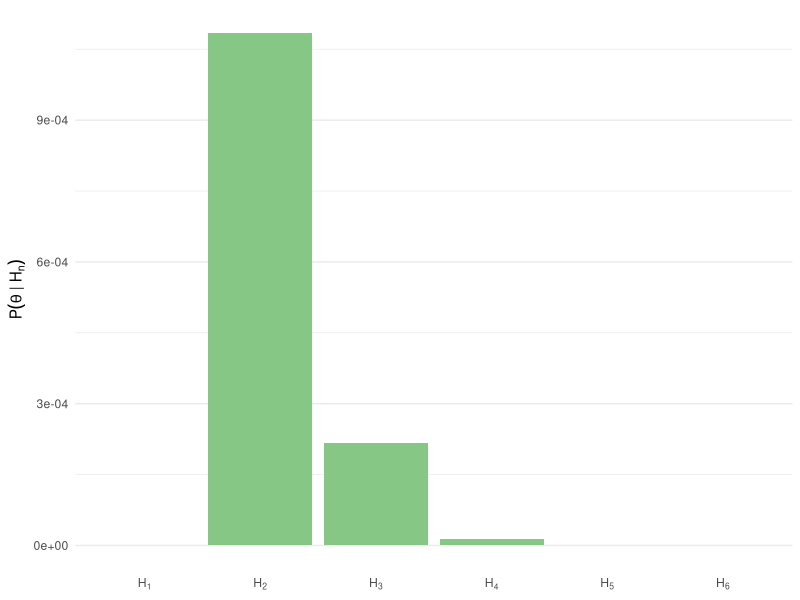

The R source for this figure:
## ---- chunk 1
#| echo: false

tibble::tribble(
  ~"Notacja"                                     , ~"Wyjaśnienie"                                                                                        ,
  "$P(A)$"                                       , "Prawdopodobieństwo A"                                                                                ,
  "$P(A \\cap B)$"                               , "Prawdopodobieństwo A i jednocześnie B"                                                               ,
  "$P(\\text{grypa} \\cap \\text{szczepionka})$" , "Prawdopodobieństwo, że ktoś i ma grypę, i się szczepił (odsetek takich osób w całej populacji)"      ,
  "$P(A \\mid B)$"                               , "Prawdopodobieństwo A jeśli B (albo wśród spełniających warunek B)"                                   ,
  "$P(\\text{grypa} \\mid \\text{szczepionka})$" , "Prawdopodobieństwo grypy jeśli się ktoś zaszczepił (odsetek zachorowań tylko wśród szczepionych)"    ,
  "$P(\\lnot A)$"                                , "Prawdopodobieństwo, że nie A (czyli $1 - P(A)$)"                                                     ,
  "$P(\\lnot \\text{grypa})$"                    , "Prawdopodobieństwo, że ktoś nie ma grypy (jest zdrowy, łączny odsetek zdrowych w populacji)"         ,
  "$O(A)$"                                       , "Szansa na A, czyli na ile A jest bardziej prawdopodobne od alternatyw ($\\frac{P(A)}{P(\\lnot A)}$)"
) |>
  knitr::kable()
## ---- chunk 2
#| echo: false

tibble::tribble(
  ~"BF"    , ~"Interpretacja"                            ,
  "< 1"    , "Odwróć ułamek i sprawdź jeszcze raz"       ,
  "1"      , "Brak dowodów, posterior wygląda jak prior" ,
  "1-3"    , "Dowody słabe, anegdotyczne"                ,
  "3-10"   , "Dowody umiarkowane"                        ,
  "10-30"  , "Dowody silne"                              ,
  "30-100" , "Dowody bardzo silne"                       ,
  "> 100"  , "Dowody ekstremalnie silne"
) |>
  knitr::kable()
## ---- chunk 3
#| code-fold: false

posterior_from_bf <- function(prior, bf) {
  bf * prior / (bf * prior + 1 - prior)
}

posterior_from_bf(0.3, 3.3)
## ---- chunk 4
#| code-fold: true
#| title: "Kod w R symulujący rzut kośćmi"

set.seed(42 * 2137)
my_number <- 2

throws <- sample(1:6, 10, replace = TRUE) # 4 6 6 2 5 6 4 4 5 1
throws_recoded <- dplyr::case_when(
  throws < my_number ~ "M",
  throws == my_number ~ "R",
  throws > my_number ~ "W"
)
## ---- chunk 5
#| code-fold: true
#| warning: false

library(dplyr)
library(gmp) # do ułamków zwykłych

tc <- table(throws_recoded)

H_compare <- tibble(assumed_number = 1:6) %>%
  mutate(
    P_M = paste0(assumed_number - 1, "/", 6),
    P_R = "1/6",
    P_W = paste0(6 - assumed_number, "/", 6),
    calc = glue::glue(
      "(\\frac{<numerator(P_M)>}{6})^{<tc['M']>} \\times (\\frac{<numerator(P_R)>}{6})^{<tc['R']>} \\times (\\frac{<numerator(P_W)>}{6})^{<tc['W']>}",
      .open = "<",
      .close = ">"
    )
  ) %>%
  rowwise() %>%
  mutate(
    P_theta = as.numeric(
      as.bigq(P_M)^tc["M"] * as.bigq(P_R)^tc["R"] * as.bigq(P_W)^tc["W"]
    )
  ) %>%
  ungroup()

H_compare_for_kable <- H_compare %>%
  mutate(
    assumed_number = paste0("H_", assumed_number),
    across(P_M:P_W, \(x) {
      paste0("\\frac{", x, "}") |> stringr::str_replace("/", "}{")
    }),
    across(assumed_number:calc, \(x) paste0("$", x, "$"))
  ) %>%
  tibble::column_to_rownames("assumed_number")

knitr::kable(
  H_compare_for_kable,
  col.names = c(
    "$P(M \\mid H_n)$",
    "$P(R \\mid H_n)$",
    "$P(W \\mid H_n)$",
    "Obliczenia",
    "$P(\\theta \\mid H_n)$"
  ),
  align = "ccccr"
)
## ---- chunk 6
#| code-fold: true
#| warning: false

library(ggplot2)

H_compare %>%
  mutate(H = paste0("H[", assumed_number, "]")) %>%
  ggplot(aes(H, P_theta)) +
  geom_col(fill = "#87C785FF") +
  labs(x = NULL, y = expression(P(theta ~ "|" ~ H[n]))) +
  scale_x_discrete(labels = scales::label_parse()) +
  theme_minimal() +
  theme(panel.grid.major.x = element_blank())
## ---- chunk 7
#| code-fold: true
H_compare_for_kable %>%
  select(P_theta) %>%
  mutate(
    P_H = P_theta / sum(P_theta),
    P_H = paste0(
      "$",
      format(P_theta / sum(P_theta) * 100, digits = 2),
      "\\%$"
    ),
    P_H = stringr::str_remove_all(P_H, " ")
  ) %>%
  knitr::kable(
    col.names = c("$P(\\theta \\mid H_n)$", "$P(H_n \\mid \\theta)$"),
    align = "rr"
  )
## ---- chunk 8
#| code-fold: true
set.seed(42)
my_number_e3 <- 4

throws_e3 <- sample(1:5, 6, replace = TRUE) # 1 5 1 1 2 4
throws_recoded_e3 <- dplyr::case_when(
  throws_e3 < my_number_e3 ~ "M",
  throws_e3 == my_number_e3 ~ "R",
  throws_e3 > my_number_e3 ~ "W"
)

tc_e3 <- table(throws_recoded_e3)

tibble(assumed_number = 1:5) %>%
  mutate(
    P_M = paste0(assumed_number - 1, "/", 5),
    P_R = "1/5",
    P_W = paste0(5 - assumed_number, "/", 5),
    calc = glue::glue(
      "(\\frac{<numerator(P_M)>}{5})^{<tc_e3['M']>} \\times (\\frac{<numerator(P_R)>}{5})^{<tc_e3['R']>} \\times (\\frac{<numerator(P_W)>}{5})^{<tc_e3['W']>}",
      .open = "<",
      .close = ">"
    )
  ) %>%
  rowwise() %>%
  mutate(
    P_theta = as.numeric(
      as.bigq(P_M)^tc_e3["M"] *
        as.bigq(P_R)^tc_e3["R"] *
        as.bigq(P_W)^tc_e3["W"]
    )
  ) %>%
  ungroup() %>%
  mutate(
    assumed_number = paste0("H_", assumed_number),
    across(P_M:P_W, \(x) {
      paste0("\\frac{", x, "}") |> stringr::str_replace("/", "}{")
    }),
    across(assumed_number:calc, \(x) paste0("$", x, "$"))
  ) %>%
  tibble::column_to_rownames("assumed_number") %>%
  mutate(
    P_H = P_theta / sum(P_theta),
    P_H = paste0(
      "$",
      format(P_theta / sum(P_theta) * 100, digits = 2),
      "\\%$"
    ),
    P_H = stringr::str_remove_all(P_H, " ")
  ) %>%
  knitr::kable(
    col.names = c(
      "$P(M \\mid H_n)$",
      "$P(R \\mid H_n)$",
      "$P(W \\mid H_n)$",
      "Obliczenia",
      "$P(\\theta \\mid H_n)$",
      "$P(H_n \\mid \\theta)$"
    ),
    align = "ccccrr"
  )
